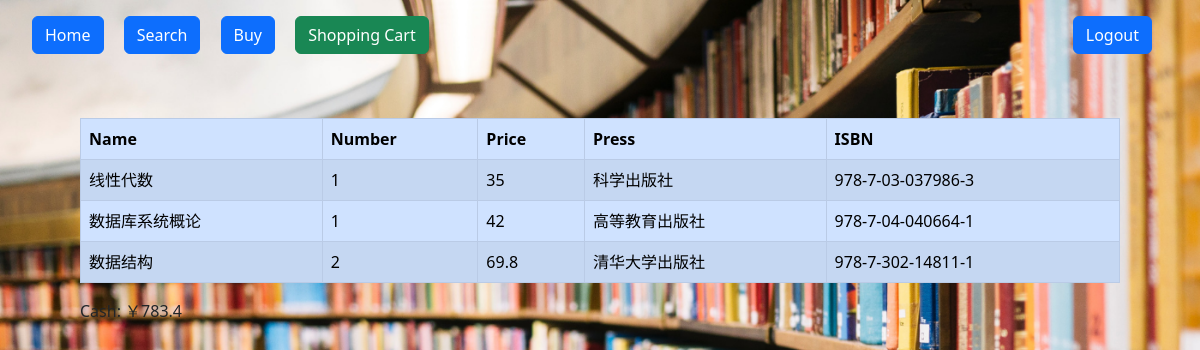
The page / (signed in) on the database its author committed.
### tables this page shows
CREATE TABLE books (id INTEGER, bookname TEXT, price NUMERIC, press TEXT, ISBN TEXT, PRIMARY KEY (id));

CREATE TABLE users (id INTEGER, username TEXT NOT NULL, password TEXT NOT NULL, cash NUMERIC DEFAULT 1000.00, PRIMARY KEY(id));

### app.py (the view)
@app.route('/')
def index():  # put application's code here
    if not session.get('id'):
        return redirect('/login')
    rows = execute('SELECT * FROM user_books WHERE id = %d' % (session['id']))
    books = []
    cash = float(execute('SELECT * FROM users WHERE id = %d' % session['id'])[0][3])
    for row in rows:
        bookname = execute('SELECT * FROM books WHERE id = %d' % row[1])[0][1]
        book = quote(bookname)
        book['number'] = row[2]
        books.append(book)
    return render_template('index.html', rows=books, cash=cash)

### helper.py (called while the page is built)
def execute(command):
    with closing(sqlite3.connect('user.db')) as con, con, closing(con.cursor()) as cur:
        cur.execute(command)
        return cur.fetchall()

def quote(name):
    rows = execute('SELECT * FROM books WHERE bookname = "%s"' % (name))
    for row in rows:
        return {'id': row[0], 'bookname': row[1], 'price': row[2], 'press': row[3], 'ISBN': row[4]}
    return None

### templates/index.html (shortened to what this page needs)
{% extends "layout.html" %}
{% block body %}
    <ul class="header">
        <li style="margin-right: 1rem; margin-bottom: 3rem">
            <form action="/">
                <input class="btn btn-primary" type="submit" value="Home">
            </form>
        </li>
        <li style="margin-right: 1rem">
            <form action="/search">
                <input class="btn btn-primary" type="submit" value="Search">
            </form>
        </li>
        <li style="margin-right: 1rem">
            <form action="/buy">
                <input class="btn btn-primary" type="submit" value="Buy">
            </form>
        </li>
        <li>
            <form action="/favorite">
                <input class="btn btn-success" type="submit" value="Shopping Cart">
            </form>
        </li>
        <li style="margin-right: 3rem; float: right">
            <form action="/logout">
                <input class="btn btn-primary" type="submit" value="Logout">
            </form>
        </li>
    </ul>
    <div class="page_margin">
        <table class="table table-bordered table-primary table-striped">
            <thead>
            <tr>
                <th>Name</th>
                <th>Number</th>
                <th>Price</th>
                <th>Press</th>
                <th>ISBN</th>
            </tr>
            </thead>
            <tbody>
            {% for row in rows %}
                <tr>
                    <td>{{ row['bookname'] }}</td>
                    <td>{{ row['number'] }}</td>
                    <td>{{ row['price'] }}</td>
                    <td>{{ row['press'] }}</td>
                    <td>{{ row['ISBN'] }}</td>
                </tr>
            {% endfor %}
            </tbody>
        </table>
        <p>Cash: ￥{{ cash }}</p>
    </div>
{% endblock %}

### templates/layout.html (shortened to what this page needs)
<!DOCTYPE html>
<html lang="en">
<head>
    <link href="https://cdn.jsdelivr.net/npm/bootstrap@5.2.0/dist/css/bootstrap.min.css" rel="stylesheet">
    <link href="/static/style.css" rel="stylesheet">
</head>
<body style="margin-top: 1rem">
    {% block body %}{% endblock %}
</body>
</html>

### static/style.css (style rules this page uses)
html body { background-image: url("/static/bookstores-in-singapore-main-image.jpg"); background-size: cover; }
.header li { display: inline-block; }
.page_margin { margin-left: 5rem; margin-right: 5rem; }

### rows shown on the page
books: bookname "线性代数", number "1", price "35", press "科学出版社", ISBN "978-7-03-037986-3"
books: bookname "数据库系统概论", number "1", price "42", press "高等教育出版社", ISBN "978-7-04-040664-1"
books: bookname "数据结构", number "2", price "69.8", press "清华大学出版社", ISBN "978-7-302-14811-1"
users: cash "783.4"
